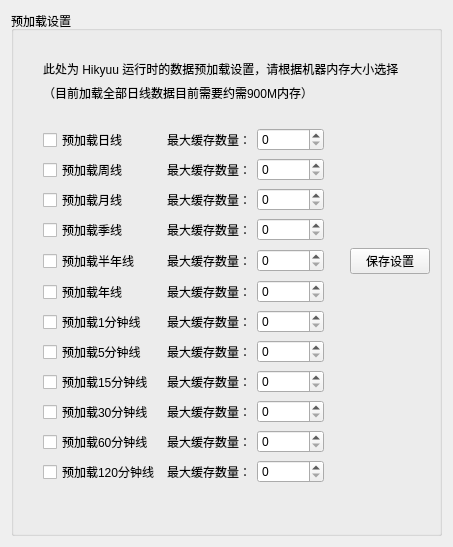
      <widget class="QWidget" name="tab_6">
       <attribute name="title">
        <string>预加载设置</string>
       </attribute>
       <layout class="QVBoxLayout" name="verticalLayout_3">
        <item>
         <widget class="QGroupBox" name="groupBox_6">
          <property name="title">
           <string>预加载设置</string>
          </property>
          <layout class="QVBoxLayout" name="verticalLayout_4">
           <item>
            <layout class="QVBoxLayout" name="verticalLayout">
             <property name="leftMargin">
              <number>20</number>
             </property>
             <property name="topMargin">
              <number>20</number>
             </property>
             <item>
              <widget class="QLabel" name="label_35">
               <property name="text">
                <string>此处为 Hikyuu 运行时的数据预加载设置，请根据机器内存大小选择</string>
               </property>
              </widget>
             </item>
             <item>
              <widget class="QLabel" name="label_36">
               <property name="text">
                <string>（目前加载全部日线数据目前需要约需900M内存）</string>
               </property>
              </widget>
             </item>
            </layout>
           </item>
           <item>
            <spacer name="verticalSpacer_7">
             <property name="orientation">
              <enum>Qt::Vertical</enum>
             </property>
             <property name="sizeType">
              <enum>QSizePolicy::Fixed</enum>
             </property>
             <property name="sizeHint" stdset="0">
              <size>
               <width>20</width>
               <height>20</height>
              </size>
             </property>
            </spacer>
           </item>
           <item>
            <layout class="QGridLayout" name="gridLayout_6">
             <property name="leftMargin">
              <number>20</number>
             </property>
             <item row="2" column="2">
              <widget class="QSpinBox" name="preload_month_spinBox">
               <property name="maximum">
                <number>999999</number>
               </property>
              </widget>
             </item>
             <item row="3" column="2">
              <widget class="QSpinBox" name="preload_quarter_spinBox">
               <property name="maximum">
                <number>999999</number>
               </property>
              </widget>
             </item>
             <item row="7" column="0">
              <widget class="QCheckBox" name="preload_min5_checkBox">
               <property name="text">
                <string>预加载5分钟线</string>
               </property>
              </widget>
             </item>
             <item row="9" column="1">
              <widget class="QLabel" name="label_33">
               <property name="text">
                <string>最大缓存数量：</string>
               </property>
              </widget>
             </item>
             <item row="2" column="1">
              <widget class="QLabel" name="label_26">
               <property name="text">
                <string>最大缓存数量：</string>
               </property>
              </widget>
             </item>
             <item row="1" column="2">
              <widget class="QSpinBox" name="preload_week_spinBox">
               <property name="maximum">
                <number>999999</number>
               </property>
              </widget>
             </item>
             <item row="3" column="1">
              <widget class="QLabel" name="label_27">
               <property name="text">
                <string>最大缓存数量：</string>
               </property>
              </widget>
             </item>
             <item row="5" column="0">
              <widget class="QCheckBox" name="preload_year_checkBox">
               <property name="text">
                <string>预加载年线</string>
               </property>
              </widget>
             </item>
             <item row="4" column="2">
              <widget class="QSpinBox" name="preload_halfyear_spinBox">
               <property name="maximum">
                <number>999999</number>
               </property>
              </widget>
             </item>
             <item row="0" column="2">
              <widget class="QSpinBox" name="preload_day_spinBox">
               <property name="maximum">
                <number>999999</number>
               </property>
              </widget>
             </item>
             <item row="9" column="0">
              <widget class="QCheckBox" name="preload_min30_checkBox">
               <property name="text">
                <string>预加载30分钟线</string>
               </property>
              </widget>
             </item>
             <item row="4" column="1">
              <widget class="QLabel" name="label_28">
               <property name="text">
                <string>最大缓存数量：</string>
               </property>
              </widget>
             </item>
             <item row="8" column="2">
              <widget class="QSpinBox" name="preload_min15_spinBox">
               <property name="maximum">
                <number>999999</number>
               </property>
              </widget>
             </item>
             <item row="4" column="4">
              <widget class="QPushButton" name="save_pushButton">
               <property name="text">
                <string>保存设置</string>
               </property>
              </widget>
             </item>
             <item row="10" column="1">
              <widget class="QLabel" name="label_34">
               <property name="text">
                <string>最大缓存数量：</string>
               </property>
              </widget>
             </item>
             <item row="11" column="0">
              <widget class="QCheckBox" name="preload_hour2_checkBox">
               <property name="text">
                <string>预加载120分钟线</string>
               </property>
              </widget>
             </item>
             <item row="4" column="0">
              <widget class="QCheckBox" name="preload_halfyear_checkBox">
               <property name="text">
                <string>预加载半年线</string>
               </property>
              </widget>
             </item>
             <item row="0" column="0">
              <widget class="QCheckBox" name="preload_day_checkBox">
               <property name="text">
                <string>预加载日线</string>
               </property>
              </widget>
             </item>
             <item row="0" column="1">
              <widget class="QLabel" name="label_24">
               <property name="text">
                <string>最大缓存数量：</string>
               </property>
              </widget>
             </item>
             <item row="6" column="0">
              <widget class="QCheckBox" name="preload_min1_checkBox">
               <property name="text">
                <string>预加载1分钟线</string>
               </property>
              </widget>
             </item>
             <item row="8" column="0">
              <widget class="QCheckBox" name="preload_min15_checkBox">
               <property name="text">
                <string>预加载15分钟线</string>
               </property>
              </widget>
             </item>
             <item row="6" column="2">
              <widget class="QSpinBox" name="preload_min1_spinBox">
               <property name="maximum">
                <number>999999</number>
               </property>
              </widget>
             </item>
             <item row="10" column="0">
              <widget class="QCheckBox" name="preload_min60_checkBox">
               <property name="text">
                <string>预加载60分钟线</string>
               </property>
              </widget>
             </item>
             <item row="10" column="2">
              <widget class="QSpinBox" name="preload_min60_spinBox">
               <property name="maximum">
                <number>999999</number>
               </property>
              </widget>
             </item>
             <item row="5" column="1">
              <widget class="QLabel" name="label_29">
               <property name="text">
                <string>最大缓存数量：</string>
               </property>
              </widget>
             </item>
             <item row="11" column="2">
              <widget class="QSpinBox" name="preload_hour2_spinBox">
               <property name="maximum">
                <number>999999</number>
               </property>
              </widget>
             </item>
             <item row="1" column="0">
              <widget class="QCheckBox" name="preload_week_checkBox">
               <property name="text">
                <string>预加载周线</string>
               </property>
              </widget>
             </item>
             <item row="4" column="3">
              <spacer name="horizontalSpacer_6">
               <property name="orientation">
                <enum>Qt::Horizontal</enum>
               </property>
               <property name="sizeType">
                <enum>QSizePolicy::Fixed</enum>
               </property>
               <property name="sizeHint" stdset="0">
                <size>
                 <width>20</width>
                 <height>20</height>
                </size>
               </property>
              </spacer>
             </item>
             <item row="3" column="0">
              <widget class="QCheckBox" name="preload_quarter_checkBox">
               <property name="text">
                <string>预加载季线</string>
               </property>
              </widget>
             </item>
             <item row="7" column="1">
              <widget class="QLabel" name="label_31">
               <property name="text">
                <string>最大缓存数量：</string>
               </property>
              </widget>
             </item>
             <item row="1" column="1">
              <widget class="QLabel" name="label_25">
               <property name="text">
                <string>最大缓存数量：</string>
               </property>
              </widget>
             </item>
             <item row="2" column="0">
              <widget class="QCheckBox" name="preload_month_checkBox">
               <property name="text">
                <string>预加载月线</string>
               </property>
              </widget>
             </item>
             <item row="6" column="1">
              <widget class="QLabel" name="label_30">
               <property name="text">
                <string>最大缓存数量：</string>
               </property>
              </widget>
             </item>
             <item row="7" column="2">
              <widget class="QSpinBox" name="preload_min5_spinBox">
               <property name="maximum">
                <number>999999</number>
               </property>
              </widget>
             </item>
             <item row="11" column="1">
              <widget class="QLabel" name="label_42">
               <property name="text">
                <string>最大缓存数量：</string>
               </property>
              </widget>
             </item>
             <item row="8" column="1">
              <widget class="QLabel" name="label_32">
               <property name="text">
                <string>最大缓存数量：</string>
               </property>
              </widget>
             </item>
             <item row="9" column="2">
              <widget class="QSpinBox" name="preload_min30_spinBox">
               <property name="maximum">
                <number>999999</number>
               </property>
              </widget>
             </item>
             <item row="5" column="2">
              <widget class="QSpinBox" name="preload_year_spinBox">
               <property name="maximum">
                <number>999999</number>
               </property>
              </widget>
             </item>
            </layout>
           </item>
           <item>
            <spacer name="verticalSpacer_8">
             <property name="orientation">
              <enum>Qt::Vertical</enum>
             </property>
             <property name="sizeHint" stdset="0">
              <size>
               <width>20</width>
               <height>40</height>
              </size>
             </property>
            </spacer>
           </item>
          </layout>
         </widget>
        </item>
       </layout>
      </widget>
